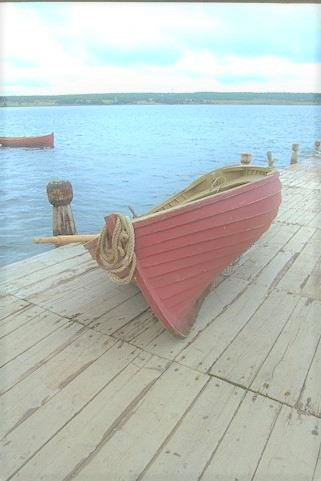
#> input picture 7 change.jpg, 321 x 481 px
$ jupyter execute histogram_citra.ipynb
#> lines starting #> are read from the running program, lines starting #| are printed output that depends on the picture
[cell 1]
import cv2 as cv
import numpy as np

img = cv.imread('7 change.jpg',1)
#> img is the input picture: shape (481, 321, 3); mean B, G, R 190.9, 194.1, 185
gray = cv.cvtColor(img, cv.COLOR_BGR2GRAY)
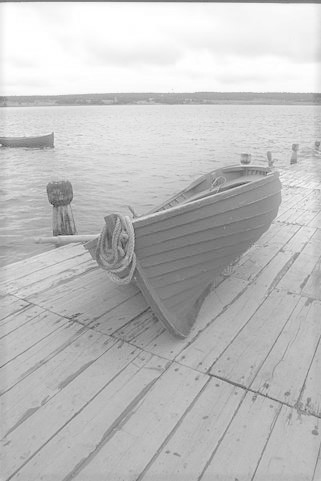
#> gray: shape (481, 321); min 51, max 255, mean 191
cv.imshow('grayscale',gray)
img = cv.imread('7 change.jpg',1)
cv.imshow('image',img)
hsv = cv.cvtColor(img,cv.COLOR_BGR2GRAY)
cv.imshow('HSV',hsv)
lab = cv.cvtColor(img,cv.COLOR_BGR2LAB)
#> lab: shape (481, 321, 3); mean of channels 0, 1, 2 198, 125, 129
cv.imshow('LAB',lab)
cv.waitKey(0)
cv.destroyAllWindows

[cell 2]
citra = cv.imread('7 change.jpg',0)
#> citra: shape (481, 321); min 51, max 255, mean 191
cv.imshow('Hasil Inversi',citra)
hasil = citra + 50
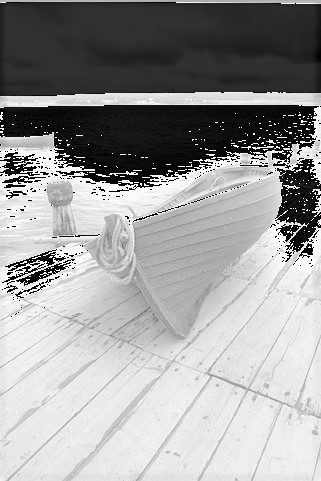
#> hasil: shape (481, 321); min 0, max 255, mean 156.1
cv.imshow('Hasil Inversi',hasil)
cv.waitKey(0)
cv.destroyAllWindows()

[cell 3]
import matplotlib
import matplotlib.pyplot as plt

citra = cv.imread('7 change.jpg')
histo = cv.calcHist([citra], [0], None, [256], [0, 256])
#> histo = 256 values, max 21294 at index 255, min 0 at index 0, mean 603.1
plt.plot(histo)
plt.show()
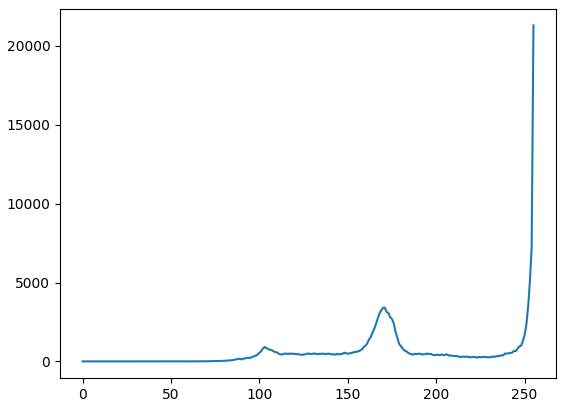
#> figure drawn by matplotlib, 1 panel; curve peaks at x = 255, y = 21294

[cell 4]
img = cv.imread('7 change.jpg',0)
hist,bins = np.histogram(img.flatten(),256,[0,256])
#> hist = 256 values, max 4393 at index 185, min 0 at index 0, mean 603.1; bins = 257 values from 0 to 256
cdf = hist.cumsum()
#> cdf = 256 values from 0 to 154401
cdf_normalized = cdf * hist.max()/ cdf.max()
#> cdf_normalized = 256 values from 0 to 4393
plt.plot(cdf_normalized, color = 'b')
plt.hist(img.flatten(),256,[0,256], color = 'r')
plt.xlim([0,256])
plt.legend(('cdf','histogram'), loc = 'upper left')
plt.show()
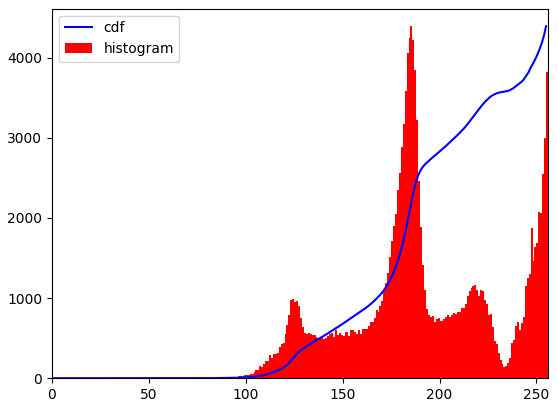
#> figure drawn by matplotlib, 1 panel; tallest bar 4393 high, from x = 185 to 186; curve peaks at x = 255, y = 4393
